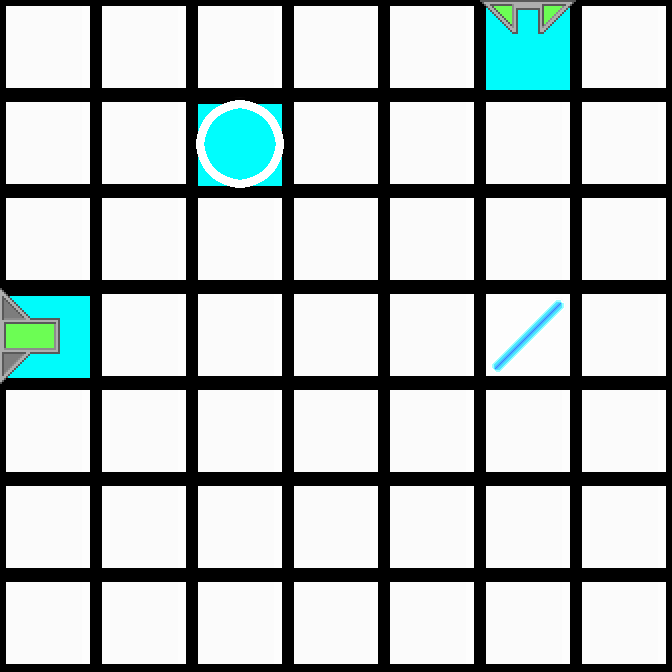

A level layout from a 2D game, rendered from its tile map. Below: a short description, then the map file with its tile-grid data intact:
An orthogonal 7x7 tile map with 96x96 px tiles, 2 tile layers (Colors, Tiles).

<map version="1.0" orientation="orthogonal" renderorder="right-down" width="7" height="7" tilewidth="96" tileheight="96">
 <properties>
  <property name="AvailableColors" value="0, 0" />
  <property name="AvailableTiles" value="1, 1, 2, 2" />
 </properties>
 <tileset firstgid="1" source="../tiles.tsx" />
 <layer name="Colors" width="7" height="7">
  <data encoding="csv">
87,87,87,87,87,86,87,
87,87,86,87,87,87,87,
87,87,87,87,87,87,87,
86,87,87,87,87,87,87,
87,87,87,87,87,87,87,
87,87,87,87,87,87,87,
87,87,87,87,87,87,87
</data>
 </layer>
 <layer name="Tiles" width="7" height="7">
  <data encoding="csv">
1,1,1,1,1,11,1,
1,1,29,1,1,1,1,
1,1,1,1,1,1,1,
6,1,1,1,1,2,1,
1,1,1,1,1,1,1,
1,1,1,1,1,1,1,
1,1,1,1,1,1,1
</data>
 </layer>
</map>
